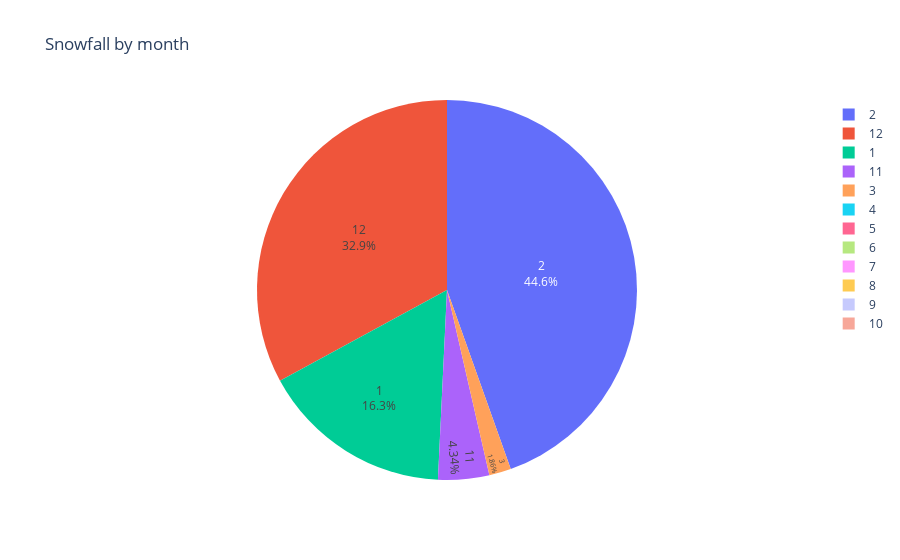

The notebook cell this image was saved under:
### Code cell
#plot a pie chart to visualize the month with mos snow
pie_chart=px.pie(monthly_total_snow, values='Total Snow (cm)', names = 'Month',title = 'Snowfall by month',hover_data=['Total Snow (cm)'],hole =0)
pie_chart.update_traces(textposition='inside', textinfo='percent+label')
pie_chart.show()

### Figure 1 — Plotly figure (JSON) as saved in the notebook; plotly's stock layout.template omitted (floating-point values rounded to 4 significant figures)
{"data": [{"customdata": [[52.6], [143.6], [6], [0], [0], [0], [0], [0], [0], [0], [14], [106.1]], "domain": {"x": [0, 1], "y": [0, 1]}, "hole": 0, "hovertemplate": "Month=%{label}<br>Total Snow (cm)=%{customdata[0]}<extra></extra>", "labels": [1, 2, 3, 4, 5, 6, 7, 8, 9, 10, 11, 12], "legendgroup": "", "name": "", "showlegend": true, "textinfo": "percent+label", "textposition": "inside", "type": "pie", "values": [52.6, 143.6, 6, 0, 0, 0, 0, 0, 0, 0, 14, 106.1]}], "layout": {"legend": {"tracegroupgap": 0}, "title": {"text": "Snowfall by month"}}}
